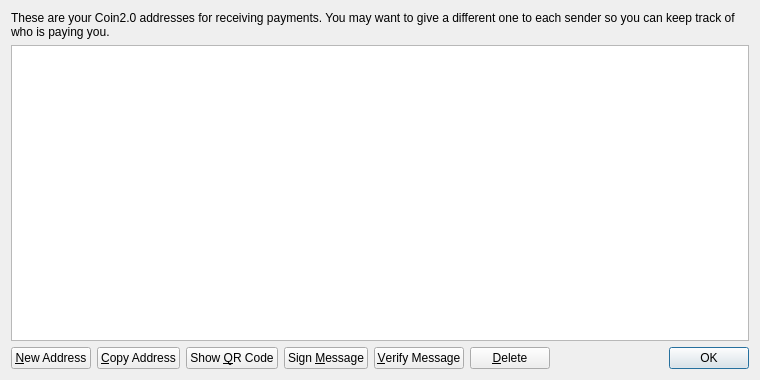
<?xml version="1.0" encoding="UTF-8"?>
<ui version="4.0">
 <class>AddressBookPage</class>
 <widget class="QWidget" name="AddressBookPage">
  <property name="geometry">
   <rect>
    <x>0</x>
    <y>0</y>
    <width>760</width>
    <height>380</height>
   </rect>
  </property>
  <property name="windowTitle">
   <string>Address Book</string>
  </property>
  <layout class="QVBoxLayout" name="verticalLayout">
   <item>
    <widget class="QLabel" name="labelExplanation">
     <property name="text">
      <string>These are your Coin2.0 addresses for receiving payments. You may want to give a different one to each sender so you can keep track of who is paying you.</string>
     </property>
     <property name="textFormat">
      <enum>Qt::PlainText</enum>
     </property>
     <property name="wordWrap">
      <bool>true</bool>
     </property>
    </widget>
   </item>
   <item>
    <widget class="QTableView" name="tableView">
     <property name="contextMenuPolicy">
      <enum>Qt::CustomContextMenu</enum>
     </property>
     <property name="toolTip">
      <string>Double-click to edit address or label</string>
     </property>
     <property name="tabKeyNavigation">
      <bool>false</bool>
     </property>
     <property name="alternatingRowColors">
      <bool>true</bool>
     </property>
     <property name="selectionMode">
      <enum>QAbstractItemView::SingleSelection</enum>
     </property>
     <property name="selectionBehavior">
      <enum>QAbstractItemView::SelectRows</enum>
     </property>
     <property name="sortingEnabled">
      <bool>true</bool>
     </property>
     <attribute name="verticalHeaderVisible">
      <bool>false</bool>
     </attribute>
    </widget>
   </item>
   <item>
    <layout class="QHBoxLayout" name="horizontalLayout">
     <item>
      <widget class="QPushButton" name="newAddressButton">
       <property name="toolTip">
        <string>Create a new address</string>
       </property>
       <property name="text">
        <string>&amp;New Address</string>
       </property>
       <property name="icon">
        <iconset resource="../bitcoin.qrc">
         <normaloff>:/icons/add</normaloff>:/icons/add</iconset>
       </property>
      </widget>
     </item>
     <item>
      <widget class="QPushButton" name="copyToClipboard">
       <property name="toolTip">
        <string>Copy the currently selected address to the system clipboard</string>
       </property>
       <property name="text">
        <string>&amp;Copy Address</string>
       </property>
       <property name="icon">
        <iconset resource="../bitcoin.qrc">
         <normaloff>:/icons/editcopy</normaloff>:/icons/editcopy</iconset>
       </property>
      </widget>
     </item>
     <item>
      <widget class="QPushButton" name="showQRCode">
       <property name="text">
        <string>Show &amp;QR Code</string>
       </property>
       <property name="icon">
        <iconset resource="../bitcoin.qrc">
         <normaloff>:/icons/qrcode</normaloff>:/icons/qrcode</iconset>
       </property>
      </widget>
     </item>
     <item>
      <widget class="QPushButton" name="signMessage">
       <property name="toolTip">
        <string>Sign a message to prove you own a Coin2.0 address</string>
       </property>
       <property name="text">
        <string>Sign &amp;Message</string>
       </property>
       <property name="icon">
        <iconset resource="../bitcoin.qrc">
         <normaloff>:/icons/edit</normaloff>:/icons/edit</iconset>
       </property>
      </widget>
     </item>
     <item>
      <widget class="QPushButton" name="verifyMessage">
       <property name="toolTip">
        <string>Verify a message to ensure it was signed with a specified Coin2.0 address</string>
       </property>
       <property name="text">
        <string>&amp;Verify Message</string>
       </property>
       <property name="icon">
        <iconset resource="../bitcoin.qrc">
         <normaloff>:/icons/transaction_0</normaloff>:/icons/transaction_0</iconset>
       </property>
      </widget>
     </item>
     <item>
      <widget class="QPushButton" name="deleteButton">
       <property name="toolTip">
        <string>Delete the currently selected address from the list</string>
       </property>
       <property name="text">
        <string>&amp;Delete</string>
       </property>
       <property name="icon">
        <iconset resource="../bitcoin.qrc">
         <normaloff>:/icons/remove</normaloff>:/icons/remove</iconset>
       </property>
      </widget>
     </item>
     <item>
      <spacer name="horizontalSpacer">
       <property name="orientation">
        <enum>Qt::Horizontal</enum>
       </property>
       <property name="sizeHint" stdset="0">
        <size>
         <width>40</width>
         <height>20</height>
        </size>
       </property>
      </spacer>
     </item>
     <item>
      <widget class="QDialogButtonBox" name="buttonBox">
       <property name="sizePolicy">
        <sizepolicy hsizetype="Maximum" vsizetype="Fixed">
         <horstretch>0</horstretch>
         <verstretch>0</verstretch>
        </sizepolicy>
       </property>
       <property name="standardButtons">
        <set>QDialogButtonBox::Ok</set>
       </property>
      </widget>
     </item>
    </layout>
   </item>
  </layout>
 </widget>
 <resources>
  <include location="../bitcoin.qrc"/>
 </resources>
 <connections/>
</ui>
